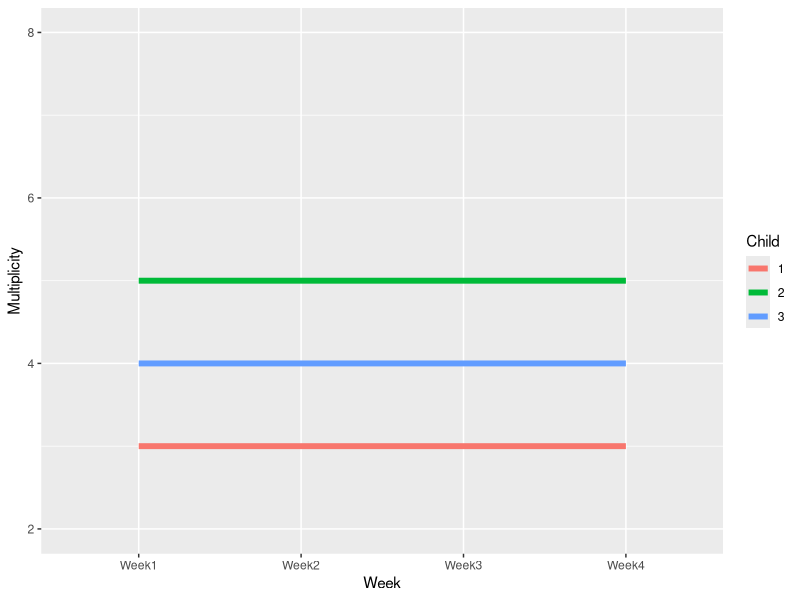

Write the R code that produced this figure.
## ---- chunk 1
library(dplyr)
library(tidyr)
library(ggplot2)

# Simulate data with caretakers over weeks
set.seed(123)
caretakers <- c("Parent1", "Parent2", "Nanny", "Grandparent", "Daycare")
days <- c("Monday", "Tuesday", "Wednesday", "Thursday", "Friday")
time_slots <- c("8 am - 9 am", "9 am - 10 am", "10 am - 11 am", "11 am - 12 pm")

# Simulate data for 4 weeks, 2 children, 5 days, 4 time slots
simulated_data <- expand.grid(
  Child_ID = 1:3, 
  Day = days, 
  Time_Slot = time_slots, 
  Week = paste0("Week",1:4)
)

# Create a function to assign caretakers with varying entropy and multiplicity
assign_caretakers <- function(child_id) {
  # Vary the probability distribution for each child to simulate different entropy/multiplicity
  if (child_id == 1) {
    caretaker_probs <- c(0.7, 0.2, 0.1, 0, 0) # Low entropy, few distinct caretakers
  } else if (child_id == 2) {
    caretaker_probs <- c(0.2, 0.2, 0.2, 0.2, 0.2) # High entropy, many distinct caretakers
  } else if (child_id == 3) {
    caretaker_probs <- c(0.1, 0.4, 0.3, 0.3, 0.0) # Not sure
  }
  
  # Sample caretakers based on the probability distribution for each child
  sample(caretakers, size = 4, replace = TRUE, prob = caretaker_probs)
}

# Assign caretakers based on child_id, varying entropy/multiplicity
simulated_data <- simulated_data %>%
  rowwise() %>%
  mutate(Caretaker = sample(assign_caretakers(Child_ID), 1)) %>%
  ungroup()

# View the simulated data
simulated_data %>% 
  arrange(Child_ID, Week, Day, Time_Slot)


## ---- chunk 2
simulated_data %>% 
  group_by(Child_ID) %>% 
  distinct(Caretaker) %>%
  summarise(Multiplicity = n(), .groups = "drop")
## ---- chunk 3
simulated_data %>% 
  group_by(Child_ID, Week) %>% 
  distinct(Caretaker) %>%
  summarise(Multiplicity = n(), .groups = "drop") %>% 
  
  ggplot(aes(x=Week, y = Multiplicity, group = as.factor(Child_ID))) +
  geom_line(aes(color = as.factor(Child_ID)),
            size = 2) +
  ylim(2, 8) +
  guides(color=guide_legend(title="Child"))
## ---- chunk 4
# Calculate instability by comparing caretaker assignments across weeks for each child, day, and time slot
calculate_instability <- function(data) {
  # Create a lag column to compare each week's caretaker with the previous week's caretaker
  data <- data %>%
    group_by(Child_ID, Day, Time_Slot) %>%
    arrange(Child_ID, Day, Time_Slot, Week) %>%
    mutate(Caretaker_Lag = lag(Caretaker)) %>%
    ungroup()
  
  # Identify transitions (when the caretaker changes from one week to the next)
  data <- data %>%
    mutate(Transition = if_else(Caretaker != Caretaker_Lag, 1, 0, missing = 0))
  
  # Calculate instability by counting transitions across weeks for each child, day, and time slot
  instability_data <- data %>%
    group_by(Child_ID, Day, Time_Slot) %>%
    summarise(Instability = sum(Transition) / (n() - 1), .groups = "drop")
  
  # Calculate overall instability for each child by averaging the instability across all days and time slots
  child_instability <- instability_data %>%
    group_by(Child_ID) %>%
    summarise(Overall_Instability = mean(Instability), .groups = "drop")
  
  # Return the child instability data
  return(child_instability)
}

# Apply the instability calculation function to the simulated data
child_instability_data <- calculate_instability(simulated_data)

# View the results
child_instability_data


## ---- chunk 5
# Create a state vector for each Child, Day, and Time Slot
state_vectors <- simulated_data %>%
  pivot_wider(names_from = Week, values_from = Caretaker) %>%
  select(Child_ID, Day, Time_Slot, starts_with("Week"))

# Calculate entropy for each state vector
calculate_entropy <- function(caretaker_vector) {
  # Calculate the frequency of each caretaker
  caretaker_freq <- table(caretaker_vector)
  prob <- caretaker_freq / sum(caretaker_freq)
  # Shannon entropy formula
  -sum(prob * log(prob), na.rm = TRUE)
}

# Apply entropy calculation
entropy_values <- state_vectors %>%
  rowwise() %>%
  mutate(Entropy = calculate_entropy(c_across(starts_with("Week")))) %>%
  ungroup()

# View results
entropy_values %>% 
  group_by(Child_ID) %>% 
  summarise(
    Entropy = mean(Entropy)
  )
